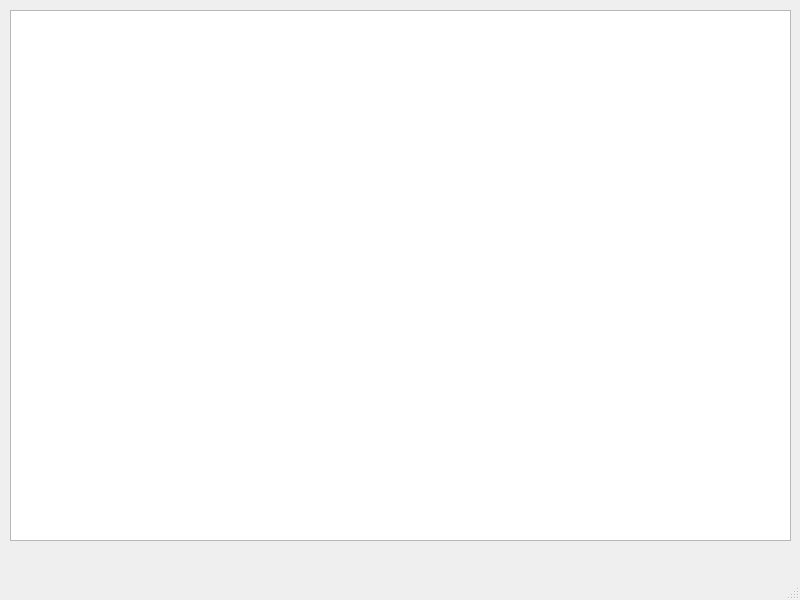
<?xml version="1.0" encoding="UTF-8"?>
<ui version="4.0">
 <class>MainWindow</class>
 <widget class="QMainWindow" name="MainWindow">
  <property name="geometry">
   <rect>
    <x>0</x>
    <y>0</y>
    <width>800</width>
    <height>600</height>
   </rect>
  </property>
  <property name="windowTitle">
   <string>MainWindow</string>
  </property>
  <widget class="QWidget" name="centralwidget">
   <widget class="QTableWidget" name="tableWidget">
    <property name="geometry">
     <rect>
      <x>10</x>
      <y>10</y>
      <width>781</width>
      <height>531</height>
     </rect>
    </property>
   </widget>
  </widget>
  <widget class="QMenuBar" name="menubar">
   <property name="geometry">
    <rect>
     <x>0</x>
     <y>0</y>
     <width>800</width>
     <height>21</height>
    </rect>
   </property>
  </widget>
  <widget class="QStatusBar" name="statusbar"/>
 </widget>
 <resources/>
 <connections/>
</ui>
